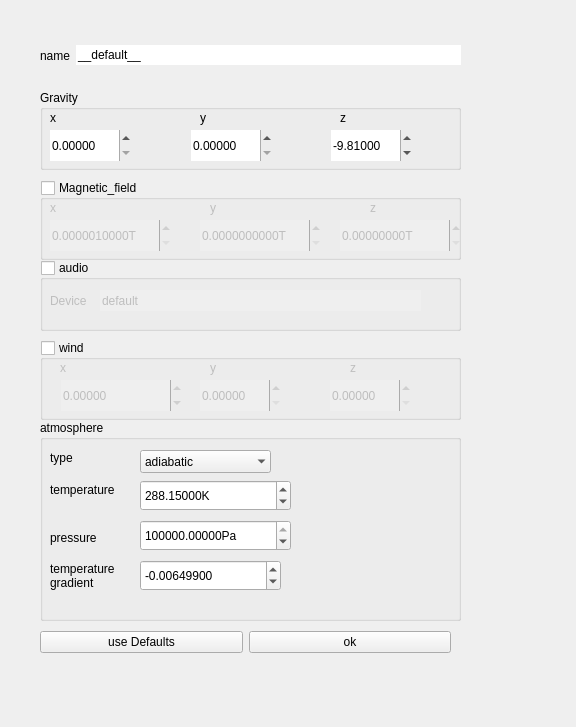
<?xml version="1.0" encoding="UTF-8"?>
<ui version="4.0">
 <class>world_properties_form</class>
 <widget class="QWidget" name="world_properties_form">
  <property name="geometry">
   <rect>
    <x>0</x>
    <y>0</y>
    <width>576</width>
    <height>727</height>
   </rect>
  </property>
  <property name="windowTitle">
   <string>world properties</string>
  </property>
  <property name="toolTip">
   <string>Unique name of the world</string>
  </property>
  <property name="autoFillBackground">
   <bool>false</bool>
  </property>
  <widget class="QGroupBox" name="audio_group">
   <property name="enabled">
    <bool>true</bool>
   </property>
   <property name="geometry">
    <rect>
     <x>40</x>
     <y>260</y>
     <width>421</width>
     <height>71</height>
    </rect>
   </property>
   <property name="toolTip">
    <string extracomment="global audio properties"/>
   </property>
   <property name="title">
    <string>audio </string>
   </property>
   <property name="checkable">
    <bool>true</bool>
   </property>
   <property name="checked">
    <bool>false</bool>
   </property>
   <widget class="QLabel" name="device_label">
    <property name="geometry">
     <rect>
      <x>10</x>
      <y>30</y>
      <width>81</width>
      <height>21</height>
     </rect>
    </property>
    <property name="text">
     <string>Device</string>
    </property>
   </widget>
   <widget class="QLineEdit" name="device_string">
    <property name="geometry">
     <rect>
      <x>60</x>
      <y>30</y>
      <width>321</width>
      <height>21</height>
     </rect>
    </property>
    <property name="toolTip">
     <string>Device to use for audio playback. A value of &quot;default&quot; will use the system's default audio device. 
 Otherwise, specify an audio device file</string>
    </property>
    <property name="inputMask">
     <string/>
    </property>
    <property name="text">
     <string>default</string>
    </property>
    <property name="frame">
     <bool>false</bool>
    </property>
   </widget>
  </widget>
  <widget class="QGroupBox" name="wind_group">
   <property name="geometry">
    <rect>
     <x>40</x>
     <y>340</y>
     <width>421</width>
     <height>80</height>
    </rect>
   </property>
   <property name="title">
    <string>wind</string>
   </property>
   <property name="checkable">
    <bool>true</bool>
   </property>
   <property name="checked">
    <bool>false</bool>
   </property>
   <widget class="QLabel" name="w_vec_x">
    <property name="geometry">
     <rect>
      <x>20</x>
      <y>20</y>
      <width>57</width>
      <height>15</height>
     </rect>
    </property>
    <property name="text">
     <string>x</string>
    </property>
   </widget>
   <widget class="QLabel" name="w_vec_y">
    <property name="geometry">
     <rect>
      <x>170</x>
      <y>20</y>
      <width>57</width>
      <height>15</height>
     </rect>
    </property>
    <property name="text">
     <string>y</string>
    </property>
   </widget>
   <widget class="QLabel" name="w_vec_z">
    <property name="geometry">
     <rect>
      <x>310</x>
      <y>20</y>
      <width>57</width>
      <height>15</height>
     </rect>
    </property>
    <property name="text">
     <string>z</string>
    </property>
   </widget>
   <widget class="QDoubleSpinBox" name="wind_x">
    <property name="geometry">
     <rect>
      <x>21</x>
      <y>40</y>
      <width>121</width>
      <height>31</height>
     </rect>
    </property>
    <property name="frame">
     <bool>false</bool>
    </property>
    <property name="suffix">
     <string/>
    </property>
    <property name="decimals">
     <number>5</number>
    </property>
    <property name="minimum">
     <double>-100.000000000000000</double>
    </property>
    <property name="value">
     <double>0.000000000000000</double>
    </property>
   </widget>
   <widget class="QDoubleSpinBox" name="wind_y">
    <property name="geometry">
     <rect>
      <x>160</x>
      <y>40</y>
      <width>81</width>
      <height>31</height>
     </rect>
    </property>
    <property name="frame">
     <bool>false</bool>
    </property>
    <property name="decimals">
     <number>5</number>
    </property>
   </widget>
   <widget class="QDoubleSpinBox" name="wind_z">
    <property name="geometry">
     <rect>
      <x>290</x>
      <y>40</y>
      <width>81</width>
      <height>31</height>
     </rect>
    </property>
    <property name="frame">
     <bool>false</bool>
    </property>
    <property name="decimals">
     <number>5</number>
    </property>
   </widget>
  </widget>
  <widget class="QGroupBox" name="gravity_group">
   <property name="geometry">
    <rect>
     <x>40</x>
     <y>90</y>
     <width>421</width>
     <height>80</height>
    </rect>
   </property>
   <property name="toolTip">
    <string>The gravity vector in m/s^2, expressed in a coordinate frame defined by the spherical_coordinates</string>
   </property>
   <property name="title">
    <string>Gravity</string>
   </property>
   <widget class="QLabel" name="g_vec_x">
    <property name="geometry">
     <rect>
      <x>10</x>
      <y>20</y>
      <width>57</width>
      <height>15</height>
     </rect>
    </property>
    <property name="text">
     <string>x</string>
    </property>
   </widget>
   <widget class="QLabel" name="g_vec_y">
    <property name="geometry">
     <rect>
      <x>160</x>
      <y>20</y>
      <width>57</width>
      <height>15</height>
     </rect>
    </property>
    <property name="text">
     <string>y</string>
    </property>
   </widget>
   <widget class="QLabel" name="g_vec_z">
    <property name="geometry">
     <rect>
      <x>300</x>
      <y>20</y>
      <width>57</width>
      <height>15</height>
     </rect>
    </property>
    <property name="text">
     <string>z</string>
    </property>
   </widget>
   <widget class="QDoubleSpinBox" name="gravity_x">
    <property name="geometry">
     <rect>
      <x>10</x>
      <y>40</y>
      <width>81</width>
      <height>31</height>
     </rect>
    </property>
    <property name="frame">
     <bool>false</bool>
    </property>
    <property name="decimals">
     <number>5</number>
    </property>
   </widget>
   <widget class="QDoubleSpinBox" name="gravity_y">
    <property name="geometry">
     <rect>
      <x>151</x>
      <y>40</y>
      <width>81</width>
      <height>31</height>
     </rect>
    </property>
    <property name="frame">
     <bool>false</bool>
    </property>
    <property name="decimals">
     <number>5</number>
    </property>
   </widget>
   <widget class="QDoubleSpinBox" name="gravity_z">
    <property name="geometry">
     <rect>
      <x>291</x>
      <y>40</y>
      <width>81</width>
      <height>31</height>
     </rect>
    </property>
    <property name="frame">
     <bool>false</bool>
    </property>
    <property name="decimals">
     <number>5</number>
    </property>
    <property name="minimum">
     <double>-100.000000000000000</double>
    </property>
    <property name="stepType">
     <enum>QAbstractSpinBox::AdaptiveDecimalStepType</enum>
    </property>
    <property name="value">
     <double>-9.810000000000000</double>
    </property>
   </widget>
  </widget>
  <widget class="QGroupBox" name="magnetic_field_group">
   <property name="geometry">
    <rect>
     <x>40</x>
     <y>180</y>
     <width>421</width>
     <height>80</height>
    </rect>
   </property>
   <property name="toolTip">
    <string>The magnetic vector in Tesla, expressed in a coordinate frame defined by the spherical_coordinates</string>
   </property>
   <property name="title">
    <string>Magnetic_field</string>
   </property>
   <property name="checkable">
    <bool>true</bool>
   </property>
   <property name="checked">
    <bool>false</bool>
   </property>
   <widget class="QLabel" name="m_vec_x">
    <property name="geometry">
     <rect>
      <x>10</x>
      <y>20</y>
      <width>57</width>
      <height>15</height>
     </rect>
    </property>
    <property name="text">
     <string>x</string>
    </property>
   </widget>
   <widget class="QLabel" name="m_vex_y">
    <property name="geometry">
     <rect>
      <x>170</x>
      <y>20</y>
      <width>57</width>
      <height>15</height>
     </rect>
    </property>
    <property name="text">
     <string>y</string>
    </property>
   </widget>
   <widget class="QLabel" name="m_vec_z">
    <property name="geometry">
     <rect>
      <x>330</x>
      <y>20</y>
      <width>57</width>
      <height>15</height>
     </rect>
    </property>
    <property name="text">
     <string>z</string>
    </property>
   </widget>
   <widget class="QDoubleSpinBox" name="magn_x">
    <property name="geometry">
     <rect>
      <x>10</x>
      <y>40</y>
      <width>121</width>
      <height>31</height>
     </rect>
    </property>
    <property name="frame">
     <bool>false</bool>
    </property>
    <property name="suffix">
     <string>T</string>
    </property>
    <property name="decimals">
     <number>10</number>
    </property>
    <property name="minimum">
     <double>0.000001000000000</double>
    </property>
    <property name="value">
     <double>0.000001000000000</double>
    </property>
   </widget>
   <widget class="QDoubleSpinBox" name="magn_y">
    <property name="geometry">
     <rect>
      <x>160</x>
      <y>40</y>
      <width>121</width>
      <height>31</height>
     </rect>
    </property>
    <property name="frame">
     <bool>false</bool>
    </property>
    <property name="suffix">
     <string>T</string>
    </property>
    <property name="decimals">
     <number>10</number>
    </property>
   </widget>
   <widget class="QDoubleSpinBox" name="magn_z">
    <property name="geometry">
     <rect>
      <x>300</x>
      <y>40</y>
      <width>121</width>
      <height>31</height>
     </rect>
    </property>
    <property name="frame">
     <bool>false</bool>
    </property>
    <property name="suffix">
     <string>T</string>
    </property>
    <property name="decimals">
     <number>8</number>
    </property>
   </widget>
  </widget>
  <widget class="QGroupBox" name="atmosphere_group">
   <property name="geometry">
    <rect>
     <x>40</x>
     <y>420</y>
     <width>421</width>
     <height>201</height>
    </rect>
   </property>
   <property name="title">
    <string>atmosphere</string>
   </property>
   <widget class="QLabel" name="type">
    <property name="geometry">
     <rect>
      <x>10</x>
      <y>30</y>
      <width>57</width>
      <height>15</height>
     </rect>
    </property>
    <property name="text">
     <string>type</string>
    </property>
   </widget>
   <widget class="QComboBox" name="atm_type">
    <property name="geometry">
     <rect>
      <x>100</x>
      <y>30</y>
      <width>131</width>
      <height>23</height>
     </rect>
    </property>
    <property name="frame">
     <bool>false</bool>
    </property>
    <item>
     <property name="text">
      <string>adiabatic</string>
     </property>
    </item>
   </widget>
   <widget class="QDoubleSpinBox" name="doubleSpinBox">
    <property name="geometry">
     <rect>
      <x>100</x>
      <y>60</y>
      <width>151</width>
      <height>31</height>
     </rect>
    </property>
    <property name="suffix">
     <string>K</string>
    </property>
    <property name="decimals">
     <number>5</number>
    </property>
    <property name="minimum">
     <double>-273.000000000000000</double>
    </property>
    <property name="maximum">
     <double>1000.000000000000000</double>
    </property>
    <property name="value">
     <double>288.149999999999977</double>
    </property>
   </widget>
   <widget class="QLabel" name="temperature">
    <property name="geometry">
     <rect>
      <x>10</x>
      <y>60</y>
      <width>81</width>
      <height>20</height>
     </rect>
    </property>
    <property name="text">
     <string>temperature</string>
    </property>
   </widget>
   <widget class="QLabel" name="pressure">
    <property name="geometry">
     <rect>
      <x>10</x>
      <y>110</y>
      <width>57</width>
      <height>15</height>
     </rect>
    </property>
    <property name="text">
     <string>pressure</string>
    </property>
   </widget>
   <widget class="QDoubleSpinBox" name="doubleSpinBox_2">
    <property name="geometry">
     <rect>
      <x>100</x>
      <y>100</y>
      <width>151</width>
      <height>31</height>
     </rect>
    </property>
    <property name="suffix">
     <string>Pa</string>
    </property>
    <property name="decimals">
     <number>5</number>
    </property>
    <property name="maximum">
     <double>1000000.000000000000000</double>
    </property>
    <property name="value">
     <double>101325.000000000000000</double>
    </property>
   </widget>
   <widget class="QDoubleSpinBox" name="doubleSpinBox_3">
    <property name="geometry">
     <rect>
      <x>100</x>
      <y>140</y>
      <width>141</width>
      <height>31</height>
     </rect>
    </property>
    <property name="decimals">
     <number>8</number>
    </property>
    <property name="minimum">
     <double>-104.000000000000000</double>
    </property>
    <property name="value">
     <double>-0.006499000000000</double>
    </property>
   </widget>
   <widget class="QLabel" name="temp_grad">
    <property name="geometry">
     <rect>
      <x>10</x>
      <y>140</y>
      <width>101</width>
      <height>31</height>
     </rect>
    </property>
    <property name="text">
     <string>temperature gradient</string>
    </property>
    <property name="wordWrap">
     <bool>true</bool>
    </property>
   </widget>
  </widget>
  <widget class="QWidget" name="layoutWidget">
   <property name="geometry">
    <rect>
     <x>40</x>
     <y>30</y>
     <width>421</width>
     <height>51</height>
    </rect>
   </property>
   <layout class="QHBoxLayout" name="horizontalLayout">
    <item>
     <widget class="QLabel" name="world_name">
      <property name="text">
       <string>name</string>
      </property>
     </widget>
    </item>
    <item>
     <widget class="QLineEdit" name="world_name_input">
      <property name="toolTip">
       <string>Unique name of the world</string>
      </property>
      <property name="text">
       <string>__default__</string>
      </property>
      <property name="frame">
       <bool>false</bool>
      </property>
     </widget>
    </item>
   </layout>
  </widget>
  <widget class="QWidget" name="layoutWidget">
   <property name="geometry">
    <rect>
     <x>40</x>
     <y>630</y>
     <width>411</width>
     <height>25</height>
    </rect>
   </property>
   <layout class="QHBoxLayout" name="horizontalLayout_2">
    <item>
     <widget class="QPushButton" name="use_Default_pb">
      <property name="text">
       <string>use Defaults</string>
      </property>
      <property name="checkable">
       <bool>false</bool>
      </property>
     </widget>
    </item>
    <item>
     <widget class="QPushButton" name="ok_pb">
      <property name="text">
       <string>ok</string>
      </property>
     </widget>
    </item>
   </layout>
  </widget>
 </widget>
 <resources/>
 <connections/>
</ui>
